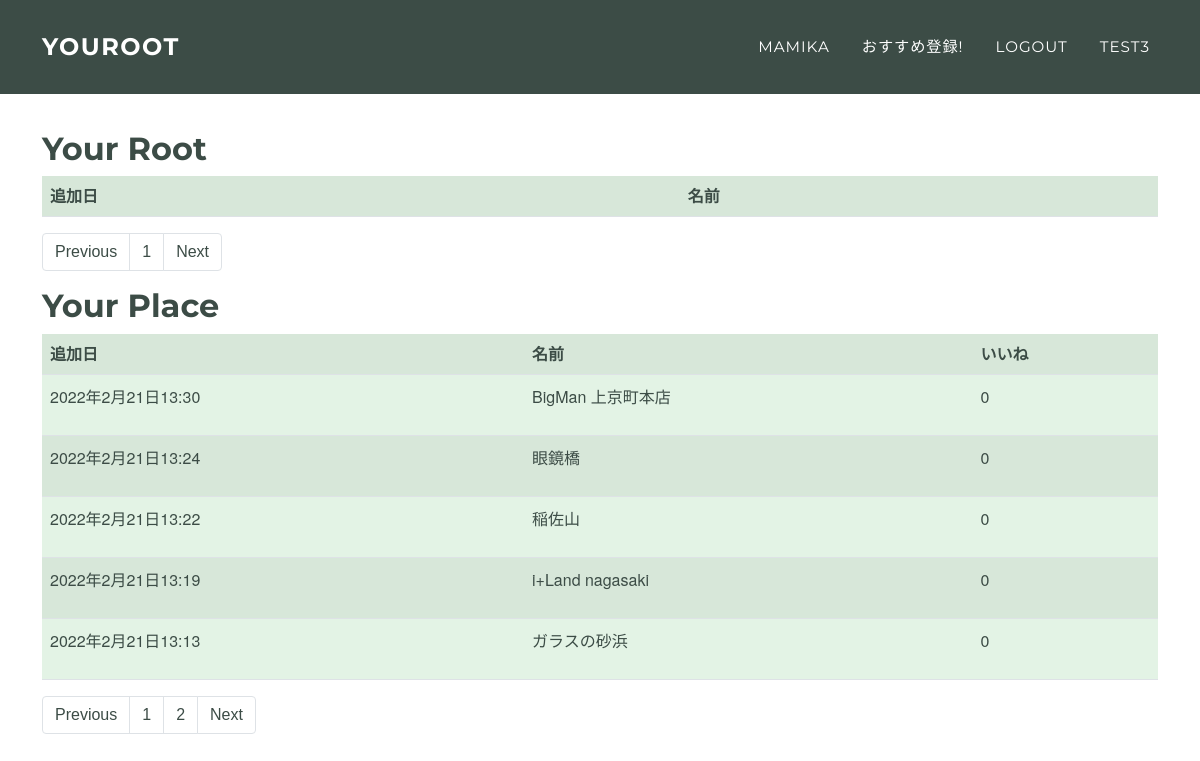
The page /user/1 (signed in) on the database its author committed.
### testRoot/models.py (models this page shows, shortened)
class TypeOfPlace(models.Model):
    TYPE_CHOICE = (
        ('eat','ご飯'),
        ('play','遊び'),
    )
    type = models.CharField(max_length=255, choices=TYPE_CHOICE)
    name = models.CharField(max_length=255)
    atmosphere = models.ForeignKey(Atmosphere, on_delete=models.PROTECT, null=True)
    address = models.CharField(max_length=255)
    created_at = models.DateTimeField(auto_now_add=True)
    updated_at = models.DateTimeField(auto_now_add=True)
    pref = models.ForeignKey(PrefeCode, on_delete=models.PROTECT, null=True)
    city = models.CharField(max_length=255, null=True)
    ido = models.FloatField(null=True)
    keido = models.FloatField(null=True)
    image = models.ImageField(upload_to='images/', null=True)
    author = models.ForeignKey(get_user_model(),on_delete=models.CASCADE, null=True)
    good = models.IntegerField(null=True, default=0)
    comment = models.CharField(max_length=500, null=True)

### testRoot/views.py (the view)
# urls.py: path('user/<int:id>', user, name='user'),
def user(request, id):
    if request.method == 'POST':
        form = KeepRootForm(request.POST)
        if form.is_valid():
            post = form.save(commit=False)
            post.save()
            return redirect('index')
    else:
        lists = KeepRoot.objects.order_by('-created_at').filter(author=request.user)
        lists_place = TypeOfPlace.objects.order_by('-created_at').filter(author=request.user)
        p = Paginator(TypeOfPlace.objects.order_by('-created_at').filter(author=request.user), 5)
        page = request.GET.get('page')
        place = p.get_page(page)
        q = Paginator(KeepRoot.objects.order_by('-created_at').filter(author=request.user), 3)
        qpage = request.GET.get('rootPage')
        root = q.get_page(qpage)
        rangeee = list(range(root.paginator.num_pages))
        rangee = list(range(place.paginator.num_pages))
        content = {
            'lists': lists,
            'lists_place': lists_place,
            'place':place,
            'root':root,
            'rangee':rangee,
            'rangeee':rangeee,
        }
        return render(request, 'testRoot/user.html', content)

### testRoot/templates/testRoot/user.html (shortened to what this page needs)
{% extends 'layout.html' %}
{% block content %}
<div class="container" style="margin-top: 130px;">
    <h2 style="color: #3c4c46;">Your Root</h2>
    <table class="table table-striped table-hover" style="background-color: #e3f3e5;">
        <tr>
            <th style="color: #3c4c46;">追加日</th>
            <th style="color: #3c4c46;">名前</th>
        </tr>
    </table>
    <ul class="pagination">
        {% if root.has_previous %}
        <li class="page-item"><div class="wrapper"><a class="page-link effect-box pagination" href="?rootPage={{root.previous_page_number}}&page={{place.number}}">Previous</a></div></li>
        {% else %}
        <li class="page-item disable"><div class="wrapper"><a class="page-link effect-box pagination" href="?rootPage=1&page={{place.number}}">Previous</a></div></li>
        {% endif %}
        {% for i in rangeee %}
        <li class="page-item"><div class="wrapper"><a class="page-link effect-box pagination" href="?rootPage={{forloop.counter}}&page={{place.number}}">{{forloop.counter}}</a></div></li>
        {% endfor %}
        {% if root.has_next %}
        <li class="page-item"><div class="wrapper"><a class="page-link effect-box pagination" href="?rootPage={{root.next_page_number }}&page={{place.number}}">Next</a></div></li>
        {% else %}
        <li class="page-item disable"><div class="wrapper"><a class="page-link disable effect-box pagination" href="?rootPage={{root.paginator.num_pages}}&page={{place.number}}">Next</a></div></li>
        {% endif %}
    </ul>
    <h2 style="color: #3c4c46;">Your Place</h2>
    <table class="table table-striped table-hover" style="color: #3c4c46; background-color: #e3f3e5;">
        <tr>
            <th style="color: #3c4c46;">追加日</th>
            <th style="color: #3c4c46;">名前</th>
            <th style="color: #3c4c46;">いいね</th>
        </tr>
        {% for list in place %}
        <tr>
            <td style="color: #3c4c46;">
                <p>{{list.created_at}}</p>
            </td>
            <td style="color: #3c4c46;">
                <p>{{list.name}}</p>
            </td>
            <td style="color: #3c4c46;">
                <p>{{list.good}}</p>
            </td>
        </tr>
        {% endfor %}
    </table>
    <ul class="pagination">
        {% if place.has_previous %}
        <li class="page-item"><div class="wrapper"><a class="page-link effect-box pagination" href="?page={{place.previous_page_number}}&rootPage={{root.number}}">Previous</a></div></li>
        {% else %}
        <li class="page-item disable"><div class="wrapper"><a class="page-link effect-box pagination" href="?page=1&rootPage={{root.number}}">Previous</a></div></li>
        {% endif %}
        {% for i in rangee %}
        <li class="page-item"><div class="wrapper"><a class="page-link effect-box pagination" href="?page={{forloop.counter}}&rootPage={{root.number}}">{{forloop.counter}}</a></div></li>
        {% endfor %}
        {% if place.has_next %}
        <li class="page-item"><div class="wrapper"><a class="page-link effect-box pagination" href="?page={{place.next_page_number }}&rootPage={{root.number}}">Next</a></div></li>
        {% else %}
        <li class="page-item disable"><div class="wrapper"><a class="page-link disable effect-box pagination" href="?page={{place.paginator.num_pages}}&rootPage={{root.number}}">Next</a></div></li>
        {% endif %}
    </ul>
</div>
{% endblock %}

### templates/layout.html (shortened to what this page needs)
<!DOCTYPE html>
<html lang="ja">
{% load static %}
<head>
    <link href="https://cdn.jsdelivr.net/npm/bootstrap@5.0.2/dist/css/bootstrap.min.css" rel="stylesheet"
>
    <link rel="stylesheet" href="https://maxst.icons8.com/vue-static/landings/line-awesome/line-awesome/1.3.0/css/line-awesome.min.css" />
    <link rel="stylesheet" href="https://cdn.jsdelivr.net/npm/bootstrap-icons@1.4.0/font/bootstrap-icons.css">
    <link rel="stylesheet" href="{% static 'css/style.css' %}">
    <link rel="stylesheet" href="{% static 'css/index.css' %}">
    <link rel="stylesheet" href="{% static 'css/topPage.css' %}">
    <link rel="stylesheet" href="{% static 'css/topPage1.css' %}">
    <link rel="stylesheet" href="{% static 'css/card.css' %}">
    <link rel="stylesheet" href="{% static 'css/user.css' %}">
    <link rel="stylesheet" href="{% static 'css/logged_out.css' %}">
    <link rel="stylesheet" href="{% static 'css/login.css' %}">
    <link rel="stylesheet" href="{% static 'css/test1.css' %}">
    <link rel="stylesheet" href="{% static 'css/test2.css' %}">
    <link rel="stylesheet" href="{% static 'css/jquery.range.css' %}">
</head>
<body>
    <nav class="navbar navbar-expand-lg navbar-dark fixed-top" id="mainNav" style="background-color: #3c4c46;">
        <div class="container">
            {% if user.is_authenticated %}
            <div class="wrapper"><a class="navbar-brand effect-box" href="{% url 'index' %}">YOUROOT</a></div>
            {% else %}
            <div class="wrapper"><a class="navbar-brand effect-box" href="{% url 'topPage' %}">YOUROOT</a></div>
            {% endif %}
            <div class="collapse navbar-collapse" id="navbarResponsive">
                <ul class="navbar-nav text-uppercase ms-auto py-4 py-lg-0">
                    {% if user.is_authenticated %}
                    <li class="nav-item">
                        <div class="wrapper"><a href="{% url 'user' user.id%}" class="nav-link effect-box">{{user}}</a></div>
                    </li>
                    <li class="nav-item">
                        <div class="wrapper"><a href="{% url 'test2' %}" class="nav-link effect-box">おすすめ登録!</a></div>
                    </li>
                    <li class="nav-item">
                        <div class="wrapper"><a href='{% url "logout" %}' class="logout nav-link effect-box">logout</a></div>
                    </li>
                    <li class="nav-item">
                        <div class="wrapper"><a href='{% url "test3" %}' class="logout nav-link effect-box">test3</a></div>
                    </li>
                    {% endif %}
                </ul>
            </div>
        </div>
    </nav>
    {% block content %}
    {% endblock %}
</body>
</html>

### static/css/style.css (style rules this page uses)
html, body { width: 100%; height: 100%; color: #3c4c46; }

### static/css/index.css (style rules this page uses)
* { margin: 0; padding: 0; box-sizing: border-box; }

### static/css/topPage1.css (style rules this page uses)
* { box-sizing: border-box; }
body { margin: 0; padding-top: 0px; font-family: "メイリオ","Hiragino Kaku Gothic Pro", "ヒラギノ角ゴ Pro W3", Meiryo, "ＭＳ Ｐゴシック", "Helvetica Neue", Helvetica, Arial, sans-serif; background-color: #fff; }

### static/css/user.css (style rules this page uses)
.effect-box:after, .effect-box:before { content: ''; position: absolute; left: 0; display: inline-block; height: 1.5em; width: 100%; opacity: 0; -webkit-transition: opacity 0.35s, -webkit-transform 0.35s; transition: opacity 0.35s, transform 0.35s; }
.effect-box:before { border-left: 1px solid; border-right: 1px solid; -webkit-transform: scale(1,0); transform: scale(1,0); }
.effect-box:after { border-bottom: 1px solid; border-top: 1px solid; -webkit-transform: scale(0,1); transform: scale(0,1); }
.effect-box { text-decoration: none; display: inline-block; position: relative; font-family: 'Dosis', sans-serif; }
.wrapper { left:50%; }
li { list-style: none; }
.pagination { color: #3c4c46; }

### rows shown on the page
TypeOfPlace: created_at "2022年2月21日13:30", name "BigMan 上京町本店", good "0"
TypeOfPlace: created_at "2022年2月21日13:24", name "眼鏡橋", good "0"
TypeOfPlace: created_at "2022年2月21日13:22", name "稲佐山", good "0"
TypeOfPlace: created_at "2022年2月21日13:19", name "i+Land nagasaki", good "0"
TypeOfPlace: created_at "2022年2月21日13:13", name "ガラスの砂浜", good "0"

### other values the page prints
{{ user }} "MAMIKA"
